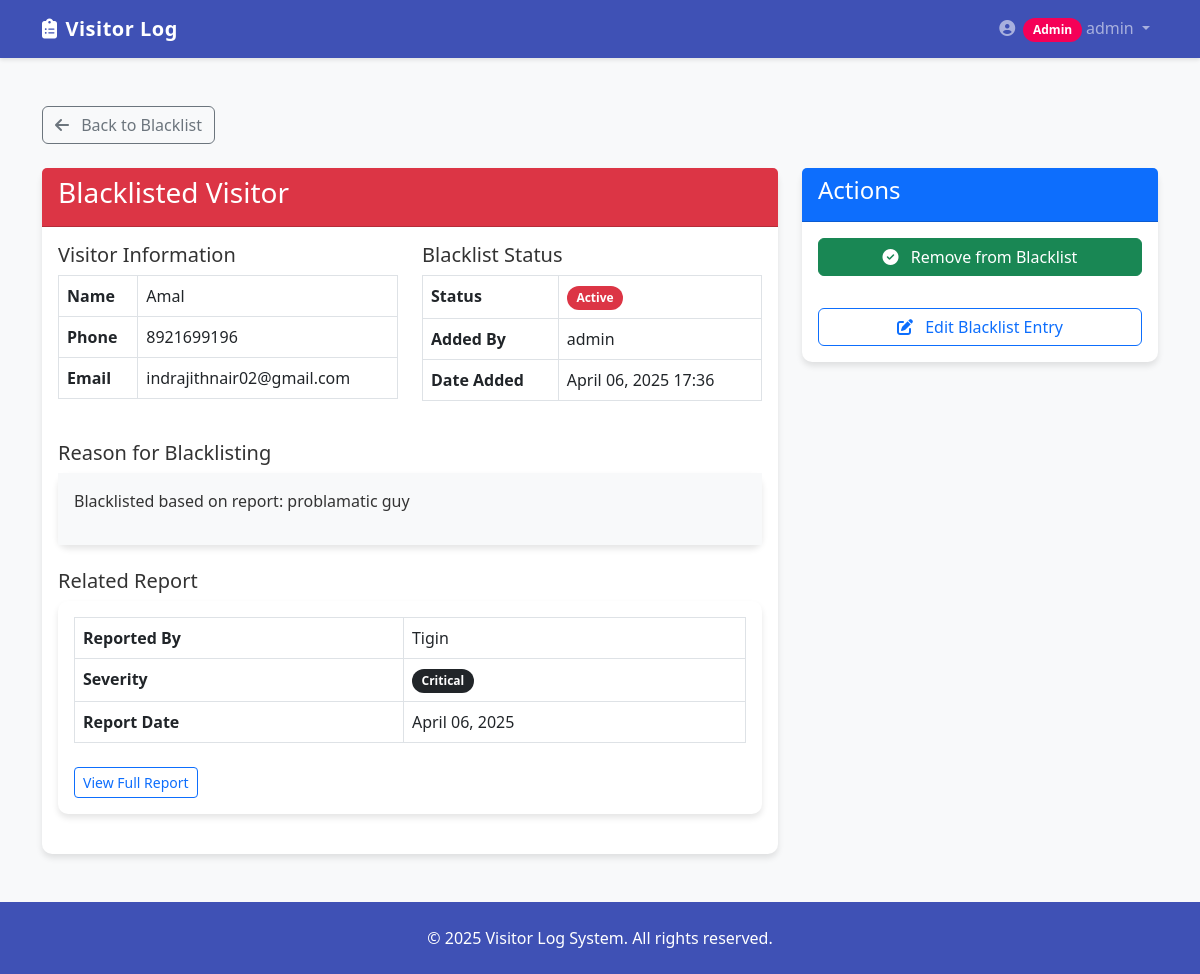
The page /reports/blacklist/4/ (signed in) on the database as committed earlier.
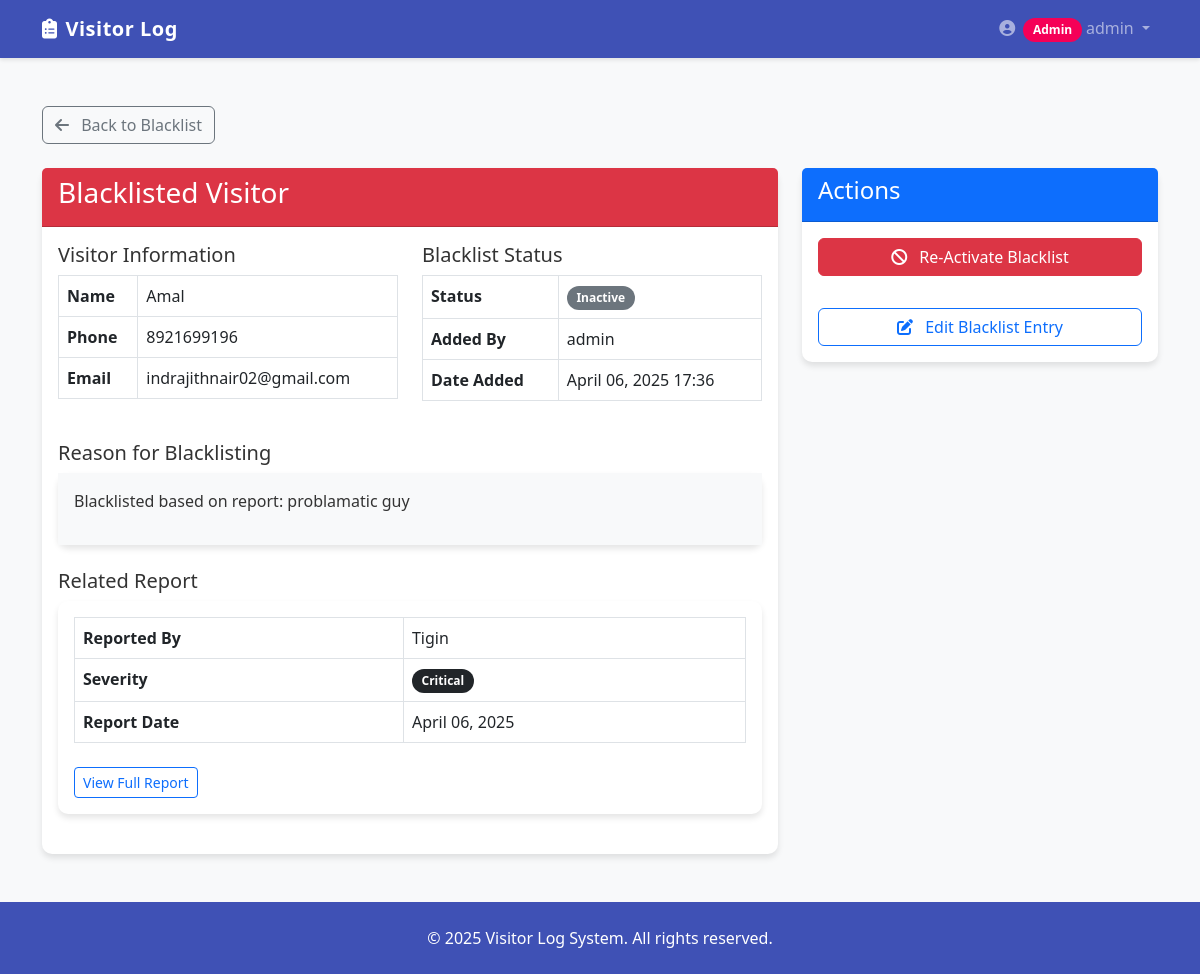
The same page on the database as committed later.
### users/views.py (the view)
        def wrapper(request, *args, **kwargs):
            if request.user.is_authenticated and request.user.role in allowed_roles:
                return view_func(request, *args, **kwargs)
            messages.error(request, 'You do not have permission to access this page.')
            return redirect('dashboard')

### reports/views.py (called while the page is built, shortened)
@login_required
@role_required(['ADMIN'])
def blacklist_detail(request, pk):
    blacklist = get_object_or_404(Blacklist, pk=pk)
    return render(request, 'reports/blacklist_detail.html', {
        'blacklist': blacklist,
        'title': f'Blacklist: {blacklist.visitor_name}'
    })

### users/views.py (called while the page is built)
def role_required(allowed_roles):
    def decorator(view_func):
        def wrapper(request, *args, **kwargs):
            if request.user.is_authenticated and request.user.role in allowed_roles:
                return view_func(request, *args, **kwargs)
            messages.error(request, 'You do not have permission to access this page.')
            return redirect('dashboard')
        return wrapper
    return decorator

### reports/templates/reports/blacklist_detail.html (shortened to what the changed rows need)
{% extends 'base.html' %}
{% block content %}
<div class="container mt-4">
    <div class="row">
        <div class="col-md-8">
            <div class="card mb-4">
                <div class="card-body">
                    <div class="row mb-4">
                        <div class="col-md-6">
                            <table class="table table-bordered">
                                <tr>
                                    <th>Name</th>
                                </tr>
                                {% if blacklist.visitor_phone %}
                                <tr>
                                    <th>Phone</th>
                                </tr>
                                {% endif %}
                                {% if blacklist.visitor_email %}
                                <tr>
                                    <th>Email</th>
                                </tr>
                                {% endif %}
                            </table>
                        </div>
                        <div class="col-md-6">
                            <table class="table table-bordered">
                                <tr>
                                    <th>Status</th>
                                    <td>
                                        {% if blacklist.is_active %}
                                            <span class="badge bg-danger">Active</span>
                                        {% else %}
                                            <span class="badge bg-secondary">Inactive</span>
                                        {% endif %}
                                    </td>
                                </tr>
                                <tr>
                                    <th>Added By</th>
                                </tr>
                                <tr>
                                    <th>Date Added</th>
                                </tr>
                            </table>
                        </div>
                    </div>
                    {% if blacklist.related_report %}
                    <div class="mb-4">
                        <div class="card">
                            <div class="card-body">
                                <table class="table table-bordered">
                                    <tr>
                                        <th>Reported By</th>
                                    </tr>
                                    <tr>
                                        <th>Severity</th>
                                    </tr>
                                    <tr>
                                        <th>Report Date</th>
                                    </tr>
                                </table>
                            </div>
                        </div>
                    </div>
                    {% endif %}
                </div>
            </div>
        </div>
        <div class="col-md-4">
            <div class="card">
                <div class="card-body">
                    <form method="post" class="mb-3">
                        {% if blacklist.is_active %}
                            <button type="submit" class="btn btn-success w-100 mb-3">
                                <i class="fas fa-check-circle me-2"></i> Remove from Blacklist
                            </button>
                        {% else %}
                            <button type="submit" class="btn btn-danger w-100 mb-3">
                                <i class="fas fa-ban me-2"></i> Re-Activate Blacklist
                            </button>
                        {% endif %}
                    </form>
                </div>
            </div>
        </div>
    </div>
</div>
{% endblock %}

Rows that differ between the two databases and show on the page:
changed Blacklist "Amal": is_active True → False (drawn)
Other text that changed with them:
text no longer shown: "Active Remove from Blacklist"
text now shown: "Inactive Re-Activate Blacklist"
